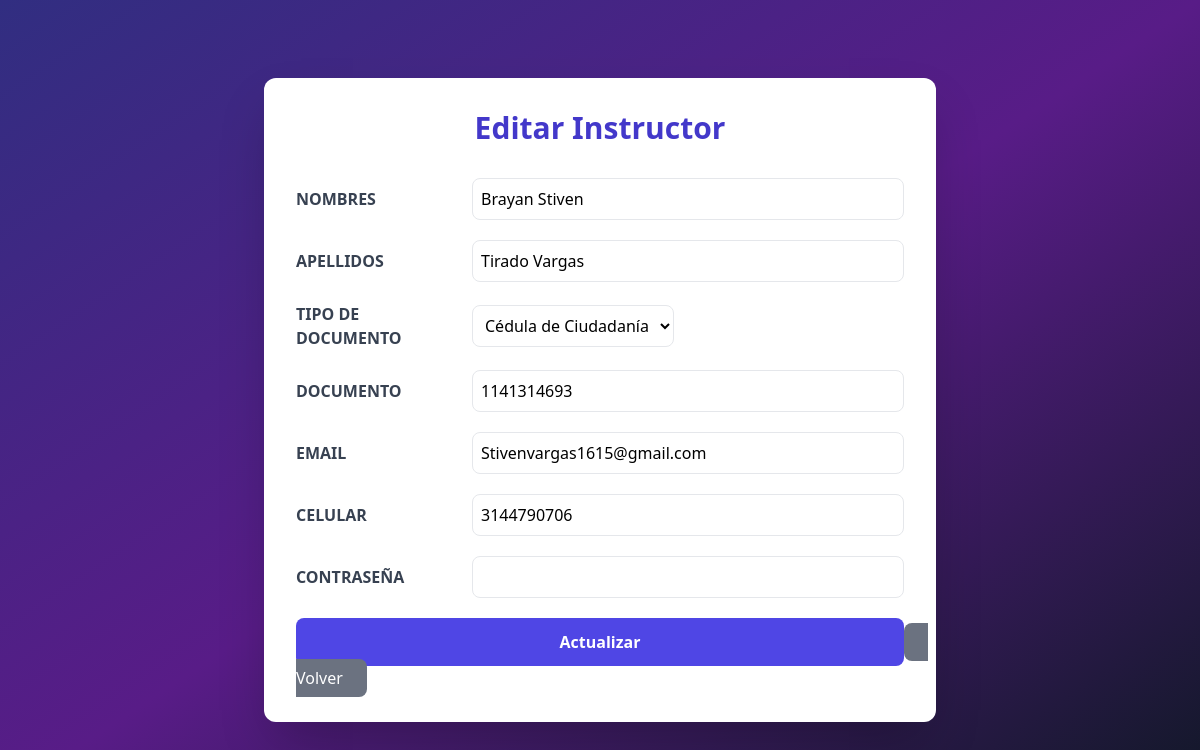
The page /instructor/editar/1 (signed in) on the database its author committed.
### app/models/users.py (models this page shows, shortened)
class Instructor(db.Model, UserMixin):
    __tablename__ = 'instructor'
    id_instructor = db.Column(db.Integer, primary_key=True)
    nombre_instructor = db.Column(db.String(45), nullable=False)
    apellido_instructor = db.Column(db.String(45), nullable=False)
    correo_instructor = db.Column(db.String(100), nullable=False)
    celular_instructor = db.Column(db.String(45), nullable=False)
    tipo_documento = db.Column(db.Enum('Cedula de Ciudadania','Cedula Extrangeria'), nullable=False)
    documento = db.Column(db.String(45), nullable=False)
    passwordInstructor = db.Column(db.String(250), nullable=False)
    programas = db.relationship('Programa', back_populates='instructor_rel', lazy=True, cascade='all, delete-orphan')
    seguimientos = db.relationship('Seguimiento', back_populates='instructor_rel', lazy=True, cascade='all, delete-orphan')
    aprendices_rel = db.relationship('Aprendiz', back_populates='instructor')

### app/routes/instructor_route.py (the view, shortened to what this page needs)
@bp.route('/editar/<int:id>', methods=['GET', 'POST'])
@login_required
def editar_instructor(id):
    instructor = Instructor.query.get_or_404(id)
    return render_template('instructor.html', instructor=instructor, mode='edit')

### app/__init__.py (called while the page is built)
@login_manager.user_loader
def load_user(user_id):
    from app.models.users import Aprendiz, Instructor, User
    try:
        role, id = user_id.split("-")
        id = int(id)
    except (ValueError, AttributeError):
        return None
    if role == "aprendiz":
        return Aprendiz.query.get(id)
    elif role == "instructor":
        return Instructor.query.get(id)
    elif role == "admin":
        return User.query.get(id)
    return None

### app/templates/instructor.html (shortened to what this page needs)
<!DOCTYPE html>
<html lang="es">
<head>
    <script src="https://cdn.tailwindcss.com"></script>
</head>
<body class="bg-gradient-to-br from-indigo-900 via-purple-900 to-gray-900 min-h-screen flex items-center justify-center p-4">
    <div class="bg-white shadow-2xl rounded-xl p-8 w-full max-w-2xl transform transition-all hover:scale-[1.01] duration-300">
        <h2 class="text-3xl font-extrabold text-center text-indigo-700 mb-8">
            {% if mode == 'edit' %}Editar Instructor{% else %}Crear cuenta de Instructor{% endif %}
        </h2>
        <form method="POST" action="{{ url_for('auth.instructor') if mode != 'edit' else url_for('instructor_bp.editar_instructor', id=instructor.id_instructor) }}" class="space-y-5">
            <div class="flex items-center gap-4">
                <label for="nombre_instructor" class="w-40 font-semibold text-gray-700">NOMBRES</label>
                <input type="text" name="nombre_instructor" id="nombre_instructor" required class="flex-1 rounded-lg border p-2 focus:ring-2 focus:ring-indigo-400" value="{{ instructor.nombre_instructor if mode=='edit' else '' }}">
            </div>
            <div class="flex items-center gap-4">
                <label for="apellido_instructor" class="w-40 font-semibold text-gray-700">APELLIDOS</label>
                <input type="text" name="apellido_instructor" id="apellido_instructor" required class="flex-1 rounded-lg border p-2 focus:ring-2 focus:ring-indigo-400" value="{{ instructor.apellido_instructor if mode=='edit' else '' }}">
            </div>
            <div class="flex items-center gap-4">
                <label for="tipo_documento" class="w-40 font-semibold text-gray-700">TIPO DE DOCUMENTO</label>
                <select name="tipo_documento" id="tipo_documento" required class="w-50 rounded-lg border p-2 bg-white focus:ring-2 focus:ring-indigo-400">
                    <option value="Cedula de Ciudadania" {% if mode == 'edit' and instructor.tipo_documento == 'Cedula de Ciudadania' %}selected{% endif %}>Cédula de Ciudadanía</option>
                </select>
            </div>
            <div class="flex items-center gap-4">
                <label for="documento" class="w-40 font-semibold text-gray-700">DOCUMENTO</label>
                <input type="text" name="documento" id="documento" required pattern="[0-9]+" class="flex-1 rounded-lg border p-2 focus:ring-2 focus:ring-indigo-400" value="{{ instructor.documento if mode=='edit' else '' }}">
            </div>
            <div class="flex items-center gap-4">
                <label for="correo_instructor" class="w-40 font-semibold text-gray-700">EMAIL</label>
                <input type="email" name="correo_instructor" id="correo_instructor" required class="flex-1 rounded-lg border p-2 focus:ring-2 focus:ring-indigo-400" value="{{ instructor.correo_instructor if mode=='edit' else '' }}">
            </div>
            <div class="flex items-center gap-4">
                <label for="celular_instructor" class="w-40 font-semibold text-gray-700">CELULAR</label>
                <input type="tel" name="celular_instructor" id="celular_instructor" required pattern="[0-9]{10}" class="flex-1 rounded-lg border p-2 focus:ring-2 focus:ring-indigo-400" value="{{ instructor.celular_instructor if mode=='edit' else '' }}">
            </div>
            <div class="flex items-center gap-4">
                <label for="passwordInstructor" class="w-40 font-semibold text-gray-700">CONTRASEÑA</label>
                <input type="password" name="passwordInstructor" id="passwordInstructor" class="flex-1 rounded-lg border p-2 focus:ring-2 focus:ring-indigo-400" {% if mode != 'edit' %}required{% endif %}>
            </div>
            <button type="submit" class="w-full bg-indigo-600 text-white py-3 rounded-lg font-semibold hover:bg-indigo-700 transition">
                {% if mode == 'edit' %}Actualizar{% else %}Registrar{% endif %}
            </button>
            <a href="{{ url_for('instructor_bp.perfil_instructor') }}"
                class="bg-gray-500 text-white px-6 py-2 rounded-lg hover:bg-green-600 transition">
                Volver
            </a>
        </form>
    </div>
</body>
</html>

### rows shown on the page
Instructor: nombre_instructor "Brayan Stiven", apellido_instructor "Tirado Vargas", tipo_documento "Cédula de Ciudadanía", documento "1141314693", correo_instructor "Stivenvargas1615@gmail.com", celular_instructor "3144790706"
